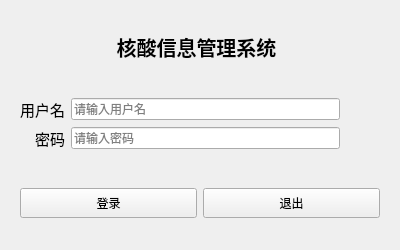
<?xml version="1.0" encoding="UTF-8"?>
<ui version="4.0">
 <class>log_in</class>
 <widget class="QWidget" name="log_in">
  <property name="geometry">
   <rect>
    <x>0</x>
    <y>0</y>
    <width>400</width>
    <height>250</height>
   </rect>
  </property>
  <property name="minimumSize">
   <size>
    <width>400</width>
    <height>250</height>
   </size>
  </property>
  <property name="maximumSize">
   <size>
    <width>400</width>
    <height>250</height>
   </size>
  </property>
  <property name="windowTitle">
   <string>Kaixi</string>
  </property>
  <property name="windowIcon">
   <iconset resource="res.qrc">
    <normaloff>:/icon/icon.jpg</normaloff>:/icon/icon.jpg</iconset>
  </property>
  <layout class="QGridLayout" name="gridLayout_2">
   <item row="1" column="0">
    <widget class="QWidget" name="widget_2" native="true">
     <layout class="QGridLayout" name="gridLayout">
      <item row="0" column="0">
       <widget class="QLabel" name="label_2">
        <property name="font">
         <font>
          <pointsize>11</pointsize>
         </font>
        </property>
        <property name="text">
         <string>用户名</string>
        </property>
        <property name="alignment">
         <set>Qt::AlignRight|Qt::AlignTrailing|Qt::AlignVCenter</set>
        </property>
       </widget>
      </item>
      <item row="0" column="1">
       <widget class="QLineEdit" name="name">
        <property name="maxLength">
         <number>8</number>
        </property>
        <property name="placeholderText">
         <string>请输入用户名</string>
        </property>
       </widget>
      </item>
      <item row="1" column="0">
       <widget class="QLabel" name="label">
        <property name="font">
         <font>
          <pointsize>11</pointsize>
         </font>
        </property>
        <property name="text">
         <string>密码</string>
        </property>
        <property name="alignment">
         <set>Qt::AlignRight|Qt::AlignTrailing|Qt::AlignVCenter</set>
        </property>
       </widget>
      </item>
      <item row="1" column="1">
       <widget class="QLineEdit" name="password">
        <property name="maxLength">
         <number>8</number>
        </property>
        <property name="echoMode">
         <enum>QLineEdit::Password</enum>
        </property>
        <property name="placeholderText">
         <string>请输入密码</string>
        </property>
       </widget>
      </item>
      <item row="0" column="2">
       <spacer name="horizontalSpacer">
        <property name="orientation">
         <enum>Qt::Horizontal</enum>
        </property>
        <property name="sizeType">
         <enum>QSizePolicy::Minimum</enum>
        </property>
        <property name="sizeHint" stdset="0">
         <size>
          <width>40</width>
          <height>20</height>
         </size>
        </property>
       </spacer>
      </item>
     </layout>
    </widget>
   </item>
   <item row="2" column="0">
    <widget class="QWidget" name="widget" native="true">
     <property name="minimumSize">
      <size>
       <width>0</width>
       <height>30</height>
      </size>
     </property>
     <layout class="QGridLayout" name="gridLayout_3">
      <item row="0" column="0">
       <widget class="QPushButton" name="pushButton_2">
        <property name="minimumSize">
         <size>
          <width>0</width>
          <height>30</height>
         </size>
        </property>
        <property name="text">
         <string>登录</string>
        </property>
       </widget>
      </item>
      <item row="0" column="1">
       <widget class="QPushButton" name="pushButton">
        <property name="minimumSize">
         <size>
          <width>0</width>
          <height>30</height>
         </size>
        </property>
        <property name="text">
         <string>退出</string>
        </property>
       </widget>
      </item>
     </layout>
    </widget>
   </item>
   <item row="0" column="0">
    <widget class="QWidget" name="widget_3" native="true">
     <widget class="QLabel" name="label_3">
      <property name="geometry">
       <rect>
        <x>80</x>
        <y>20</y>
        <width>211</width>
        <height>31</height>
       </rect>
      </property>
      <property name="font">
       <font>
        <pointsize>15</pointsize>
        <bold>true</bold>
       </font>
      </property>
      <property name="text">
       <string>核酸信息管理系统</string>
      </property>
      <property name="alignment">
       <set>Qt::AlignCenter</set>
      </property>
     </widget>
    </widget>
   </item>
  </layout>
 </widget>
 <resources>
  <include location="res.qrc"/>
 </resources>
 <connections/>
</ui>
